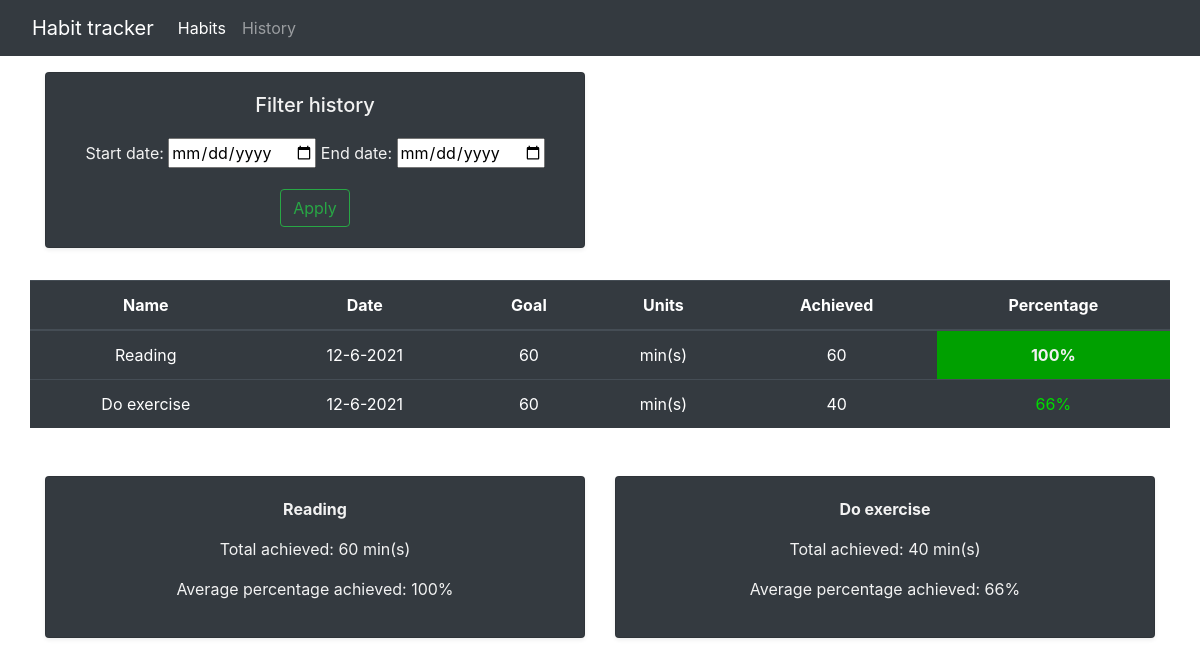
The app's page /history, older data.
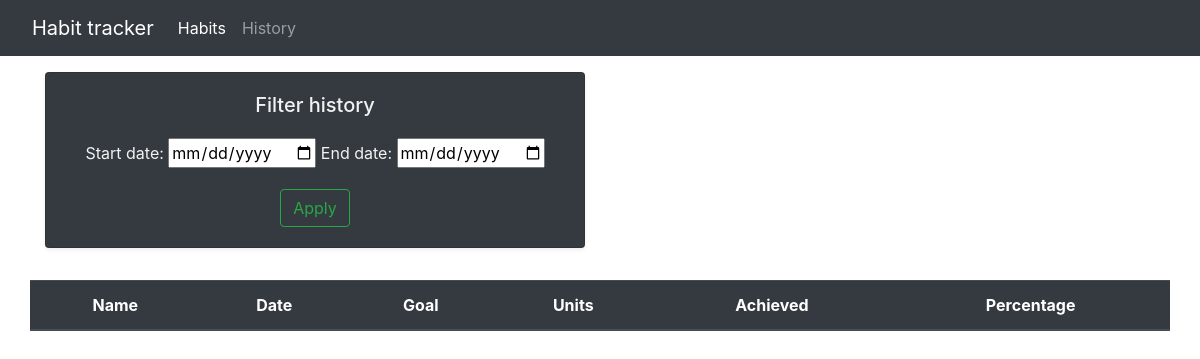
The same page, newer data.
### habit_tracker/models.py (models this page shows, shortened)
class HabitHistory(db.Model):
    id = db.Column(db.Integer(), primary_key=True)
    name = db.Column(db.String(length=40), unique=False, nullable=False)
    date = db.Column(DateTime(timezone=True), server_default=func.now())
    goal = db.Column(db.Integer(), unique=False, nullable=False)
    units = db.Column(db.String(length=20), unique=False, nullable=False)
    achieved = db.Column(db.Integer(), unique=False, nullable=False)
    habit_obj_id = db.Column(db.Integer(), db.ForeignKey("habit.id"))
    @property
    def local_timezone_date(self):
        local_datetime = self.date.replace(tzinfo=tz.tzutc())
        local_datetime = local_datetime.astimezone(tz.tzlocal())
        return local_datetime
    @property
    def local_timezone_day(self):
        return f"{self.local_timezone_date.month}-{self.local_timezone_date.day}-{self.local_timezone_date.year}"
    @property
    def percentage_achieved(self):
        return int((self.achieved / self.goal) * 100)

class Habit(db.Model):
    id = db.Column(db.Integer(), primary_key=True)
    name = db.Column(db.String(length=40), unique=True, nullable=False)
    goal = db.Column(db.Integer(), unique=False, nullable=False)
    units = db.Column(db.String(length=20), unique=False, nullable=False)
    days_of_the_week = db.Column(db.String(length=7), unique=False, nullable=False) # MTWXFSD
    history = db.relationship("HabitHistory", backref="habit_obj", lazy=True)

### habit_tracker/routes.py (the view, shortened to what this page needs)
@main.route("/history", methods=["GET", "POST"])
def history_page():
    filter_history_form = FilterHistoryForm()
    habits = Habit.query.all()
    habits_history = HabitHistory.query.all()
    achieved_sumations, percentage_achieved_averages = {}, {}
    for habit in habits:
        habit_history_query = HabitHistory.query.filter_by(name=habit.name)
        habit_history = habit_history_query.all()
        achieved_sumation = habit_history_query.with_entities(
            func.sum(HabitHistory.achieved).label("total")).first().total
        percentage_achieved_sumation = sum([habit_record.percentage_achieved for habit_record in habit_history])
        average_percentage_achieved = int(
            percentage_achieved_sumation / habit_history_query.count()
        )
        achieved_sumations[habit.name] = achieved_sumation
        percentage_achieved_averages[habit.name] = average_percentage_achieved
    if request.method == "GET":
        filtered_habits_history = habits_history
    return render_template("history.html", habits=habits, filter_history_form=filter_history_form,
        filtered_habits_history=filtered_habits_history, achieved_sumations=achieved_sumations,
        percentage_achieved_averages=percentage_achieved_averages,
        zip=zip,)

### habit_tracker/forms.py
class FilterHistoryForm(FlaskForm):
    start_date = DateField(label="Start date:", validators=[DateRange(min=date(2021, 12, 1))])
    end_date = DateField(label="End date:", validators=[DateRange(min=date(2021, 12, 1))])
    submit = SubmitField(label="Apply")

### habit_tracker/templates/history.html (shortened to what the changed rows need)
{% extends "base.html" %}
{% block content %}
    <div class="container" style="margin-top: 1rem;">
        <div class="row flex-fill" style="margin-top: 2rem;">
            <table class="table table-hover table-dark text-center">
                <thead>
                    <tr>
                        <th scope="col">Name</th>
                        <th scope="col">Date</th>
                        <th scope="col">Goal</th>
                        <th scope="col">Units</th>
                        <th scope="col">Achieved</th>
                        <th scope="col">Percentage</th>
                    </tr>
                </thead>
                <tbody>
                    {% for habit_record in filtered_habits_history %}
                        <tr>
                            <td>{{ habit_record.name }}</td>
                            <td>{{ habit_record.local_timezone_day }}</td>
                            <td>{{ habit_record.goal }}</td>
                            <td>{{ habit_record.units }}</td>
                            <td>{{ habit_record.achieved }}</td>
                            {% if habit_record.percentage_achieved <= 10 %}
                                <td style="color: #f2f2f2; font-weight: bold; background-color: rgb(160, 0, 0);">{{ habit_record.percentage_achieved }}%</td>
                            {% elif habit_record.percentage_achieved <= 30 %}
                                <td style="color: rgb(220, 0, 0)">{{ habit_record.percentage_achieved }}%</td>
                            {% elif habit_record.percentage_achieved <= 60 %}
                                <td style="color: rgb(220, 220, 0)">{{ habit_record.percentage_achieved }}%</td>
                                {% elif habit_record.percentage_achieved <= 90 %}
                                <td style="color: rgb(0, 220, 0)">{{ habit_record.percentage_achieved }}%</td>
                            {% elif habit_record.percentage_achieved <= 100 %}
                                <td style="color: #f2f2f2; font-weight: bold; background-color: rgb(0, 160, 0);">{{ habit_record.percentage_achieved }}%</td>
                            {% endif %}
                        </tr>
                    {% endfor %}
                </tbody>
            </table>
        </div>
        <div class="row flex-fill" style="margin-top: 2rem; margin-bottom: 2rem;">
            {% for habit, achieved_sumation, average_percentage_achieved in zip(habits, achieved_sumations.items(), percentage_achieved_averages.items()) %}
            <div class="col-6">
                <div class="card shadow-sm text-center bg-dark">
                    <div class="card-body">
                        <div class="card-text">
                            <p style="color: #f2f2f2; font-weight: bold;">{{ habit.name }}</p>
                            <p style="color: #f2f2f2;">Total achieved: {{ achieved_sumation[1] }} {{ habit.units }}</p>
                            <p style="color: #f2f2f2;">Average percentage achieved: {{ average_percentage_achieved[1] }}%</p>
                        </div>
                    </div>
                </div>
            </div>
            {% endfor %}
        </div>
    </div>
{% endblock %}

Row changes from the older to the newer data that the page shows:
removed HabitHistory: name "Reading", local_timezone_day "12-6-2021", goal "60", units "min(s)", achieved "60", percentage_achieved "100"
removed HabitHistory: name "Do exercise", local_timezone_day "12-6-2021", goal "60", units "min(s)", achieved "40", percentage_achieved "66"
removed Habit: name "Reading", goal "60", units "min(s)", average_percentage_achieved "100"
removed Habit: name "Do exercise", achieved_sumation "40", units "min(s)", average_percentage_achieved "66"
